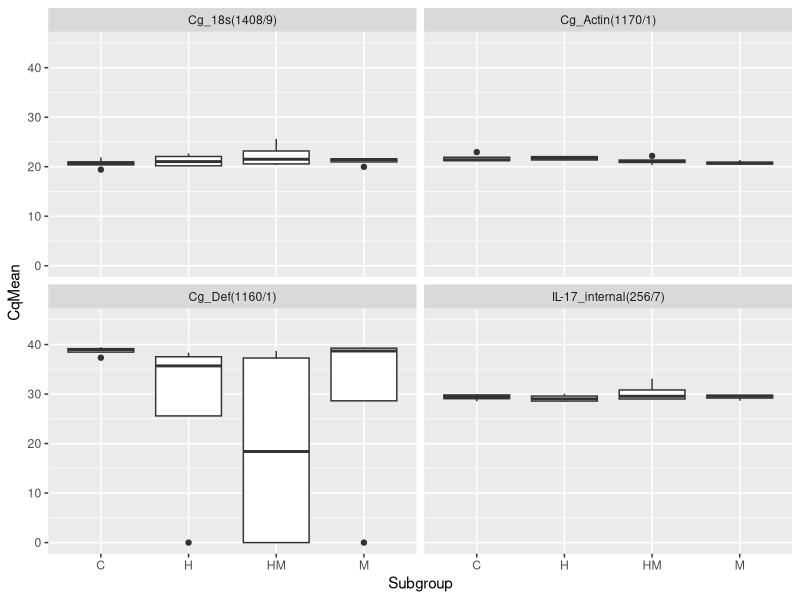
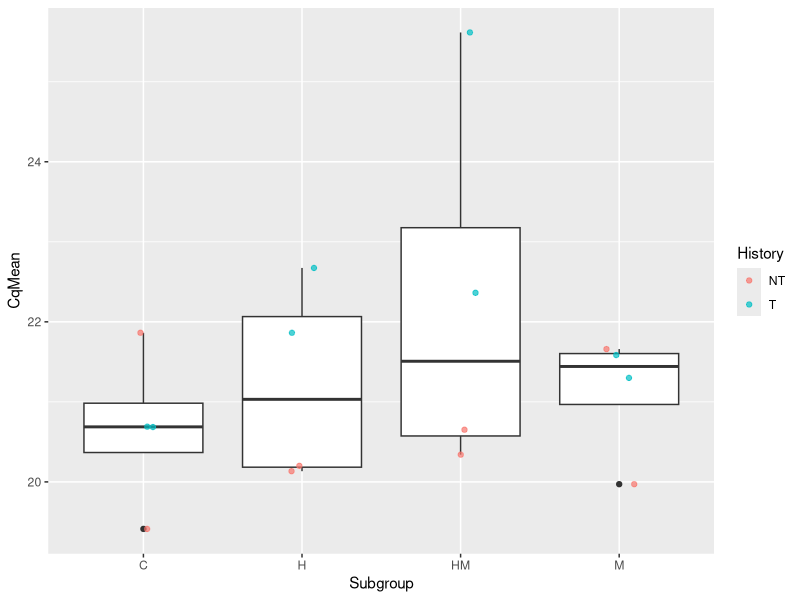
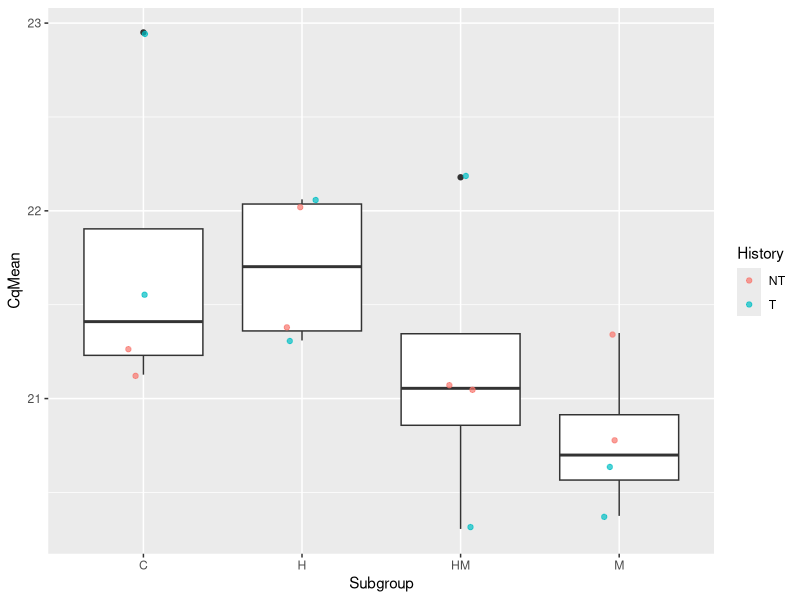
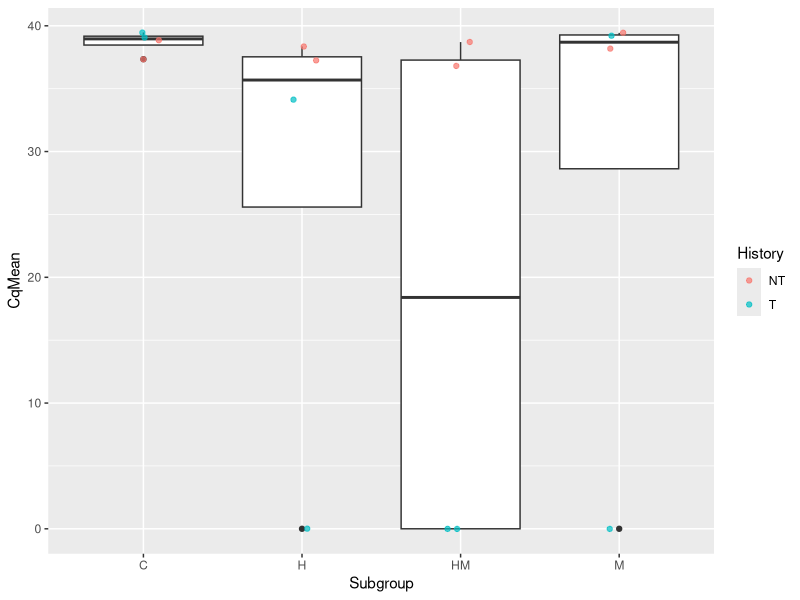
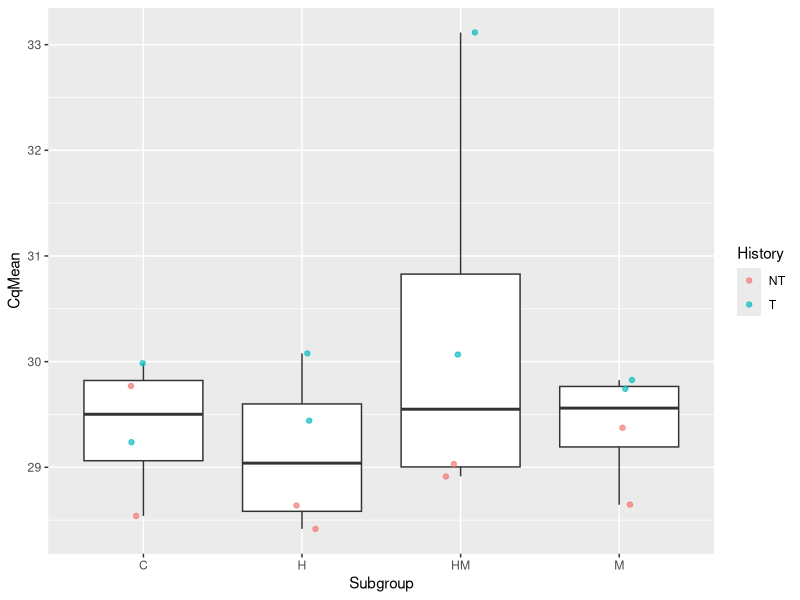

Recreate these plots in R, in order.
## ---- chunk 1
library(tidyverse)

qpcrm <- read.csv("../data/qPCR-data-7-24-1.csv", header = TRUE)

## ---- chunk 2
ggplot(data = qpcrm, mapping = aes(x = Subgroup, y = CqMean)) +   geom_boxplot() +
  facet_wrap('Target') +
  coord_cartesian(ylim = c(0, 45))

## ---- chunk 3
qpcrm %>%
  filter(Target == "Cg_18s(1408/9)") %>%
ggplot(mapping = aes(x = Subgroup, y = CqMean)) + 
  geom_boxplot()  +
  geom_jitter(aes(color = History), width = 0.1, alpha = 0.7)
## ---- chunk 4
qpcrm %>%
  filter(Target == "Cg_Actin(1170/1)") %>%
ggplot(mapping = aes(x = Subgroup, y = CqMean)) + 
  geom_boxplot()  +
  geom_jitter(aes(color = History), width = 0.1, alpha = 0.7)
## ---- chunk 5
qpcrm %>%
  filter(Target == "Cg_Def(1160/1)") %>%
ggplot(mapping = aes(x = Subgroup, y = CqMean)) + 
  geom_boxplot()  +
  geom_jitter(aes(color = History), width = 0.1, alpha = 0.7)
## ---- chunk 6
qpcrm %>%
  filter(Target == "IL-17_internal(256/7)") %>%
ggplot(mapping = aes(x = Subgroup, y = CqMean)) + 
  geom_boxplot()  +
  geom_jitter(aes(color = History), width = 0.1, alpha = 0.7)
